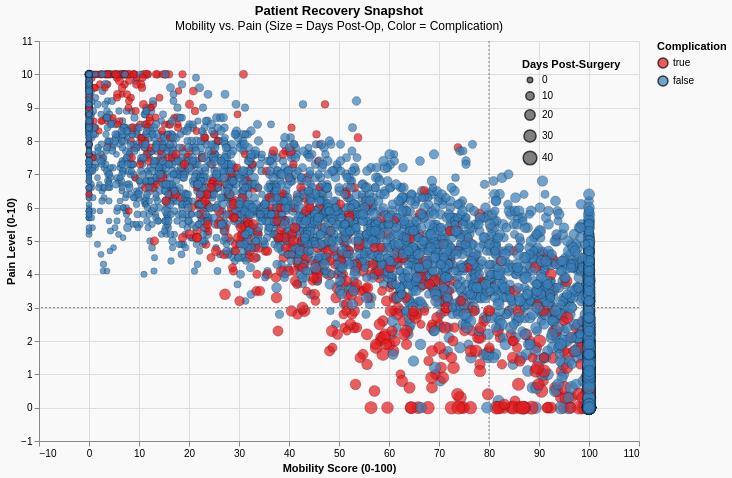

Specify this chart in Vega-Lite:
### Vega-Lite specification from a JSON file in a GitHub repository (floating-point values rounded to 4 significant figures; data arrays with more than 128 entries replaced by an {"elided": "..."} marker saying what was removed)
{"config": {"view": {"continuousWidth": 300, "continuousHeight": 300}}, "layer": [{"data": {"name": "data-9e4cd225171bdb2d7f2255c8e4dd79f0"}, "mark": {"type": "circle", "opacity": 0.7, "stroke": "black", "strokeWidth": 0.3}, "encoding": {"color": {"field": "complication", "scale": {"domain": [true, false], "range": ["#e41a1c", "#377eb8"]}, "title": "Complication", "type": "nominal"}, "size": {"field": "days_post_surgery", "legend": {"orient": "top-right"}, "scale": {"range": [30, 200]}, "title": "Days Post-Surgery", "type": "quantitative"}, "tooltip": [{"field": "patient_id", "type": "nominal"}, {"field": "age", "type": "quantitative"}, {"field": "surgery_type", "type": "nominal"}, {"field": "mobility_score", "type": "quantitative"}, {"field": "pain_level", "type": "quantitative"}, {"field": "complication", "type": "nominal"}, {"field": "days_post_surgery", "type": "quantitative"}, {"field": "reported_mood", "type": "nominal"}], "x": {"field": "mobility_score", "scale": {"domain": [-5, 105]}, "title": "Mobility Score (0-100)", "type": "quantitative"}, "y": {"field": "pain_level", "scale": {"domain": [-0.5, 10.5]}, "title": "Pain Level (0-10)", "type": "quantitative"}}, "name": "view_3", "title": {"text": "Patient Recovery Snapshot", "subtitle": "Mobility vs. Pain (Size = Days Post-Op, Color = Complication)"}}, {"data": {"name": "data-7926bda44a2fda2bd8c456634345e2e5"}, "mark": {"type": "rule", "color": "gray", "size": 1, "strokeDash": [2, 2]}, "encoding": {"x": {"field": "target_mob_ref_val", "type": "quantitative"}}}, {"data": {"name": "data-1808e678e166746117a274abc50a9972"}, "mark": {"type": "rule", "color": "gray", "size": 1, "strokeDash": [2, 2]}, "encoding": {"y": {"field": "low_pain_ref_val", "type": "quantitative"}}}], "background": "#f9f9f9", "height": 400, "params": [{"name": "param_2", "select": {"type": "interval", "encodings": ["x"]}, "bind": "scales", "views": ["view_3"]}], "width": 600, "$schema": "https://vega.github.io/schema/vega-lite/v5.20.1.json", "datasets": {"data-9e4cd225171bdb2d7f2255c8e4dd79f0": {"elided": "5402 records"}, "data-7926bda44a2fda2bd8c456634345e2e5": [{"target_mob_ref_val": 80}], "data-1808e678e166746117a274abc50a9972": [{"low_pain_ref_val": 3}]}}
